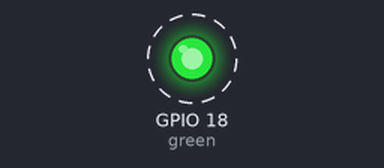
Bench run of a program on a simulated Raspberry Pi (BCM pin numbers). On the bench: output pins drawn as LEDs (lit = HIGH). Dashed ring = blinking. At 20.0 s the program stops and its outputs stay as they are.

Above: at 0.5 s.
Timing chart, 0 to 4.6 s (numbered marks = the images above):
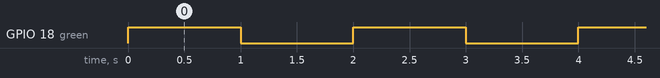

The program:

gpio_led_1.py
```python
import RPi.GPIO as GPIO
from time import sleep

GPIO.setmode(GPIO.BCM)
green = 18
GPIO.setup(green, GPIO.OUT)
for i in range(10):
        GPIO.output(green, GPIO.HIGH)
        sleep(1)
        GPIO.output(green, GPIO.LOW)
        sleep(1)
```

Measured:
- by itself, GPIO 18 (green): alternates HIGH for 1.0 s and LOW for 1.0 s, 20 changes in all, then stays LOW
